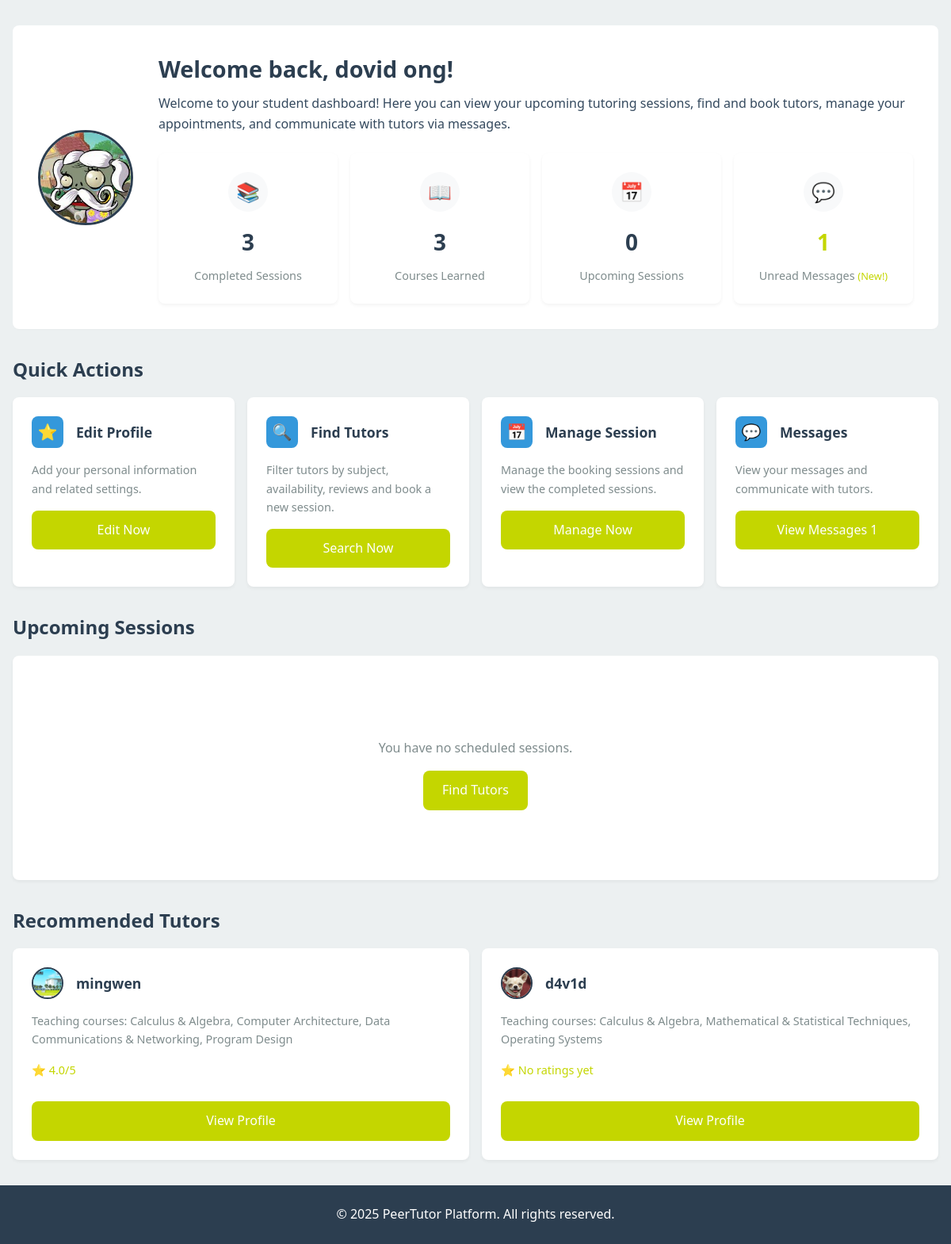
The page /student_main_page.php (signed in) on the database as committed earlier.
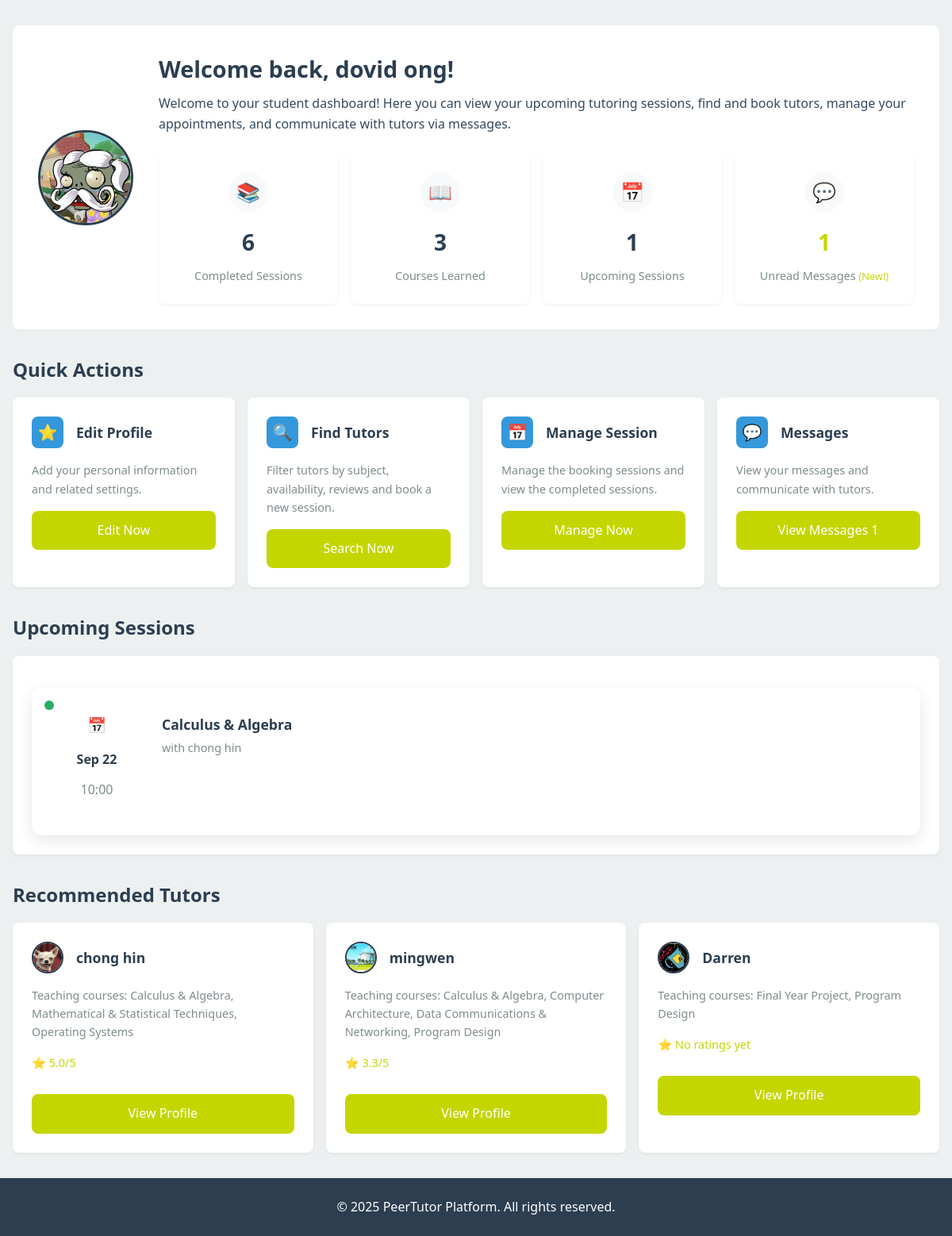
The same page on the database as committed later.
### tables this page shows
CREATE TABLE `user` (
  `user_id` int(11) NOT NULL,
  `username` varchar(50) NOT NULL,
  `password` varchar(255) DEFAULT NULL,
  `email` varchar(100) NOT NULL,
  `role` enum('student','tutor','admin') NOT NULL,
  `first_name` varchar(50) NOT NULL,
  `last_name` varchar(50) NOT NULL,
  `phone` varchar(20) DEFAULT NULL,
  `profile_image` varchar(255) DEFAULT NULL,
  `is_active` tinyint(1) DEFAULT 1,
  `created_at` timestamp NOT NULL DEFAULT current_timestamp(),
  `last_login` datetime DEFAULT NULL,
  `reset_token_hash` varchar(64) DEFAULT NULL,
  `reset_token_expires_at` datetime DEFAULT NULL
);

CREATE TABLE `session` (
  `session_id` int(11) NOT NULL,
  `tutor_id` int(11) NOT NULL,
  `student_id` int(11) NOT NULL,
  `course_id` int(11) NOT NULL,
  `location_id` int(11) DEFAULT NULL,
  `status` enum('pending','confirmed','rejected','completed','cancelled') NOT NULL DEFAULT 'pending',
  `start_datetime` datetime NOT NULL,
  `end_datetime` datetime NOT NULL,
  `cancellation_deadline` datetime GENERATED ALWAYS AS (`start_datetime` - interval 24 hour) STORED,
  `cancellation_reason` text DEFAULT NULL,
  `cancelled_by` int(11) DEFAULT NULL,
  `created_at` timestamp NOT NULL DEFAULT current_timestamp(),
  `email_sent` tinyint(1) DEFAULT 0
);

CREATE TABLE `course` (
  `id` int(11) NOT NULL,
  `course_name` varchar(100) NOT NULL,
  `details` text DEFAULT NULL,
  `status` enum('active','inactive') DEFAULT 'active',
  `created_at` timestamp NOT NULL DEFAULT current_timestamp(),
  `updated_at` timestamp NOT NULL DEFAULT current_timestamp() ON UPDATE current_timestamp()
);

### student_main_page.php (the view, shortened to what this page needs)
<?php
require_once "db_connection.php";
$user_id = $_SESSION['user_id'];
$user_query = "SELECT username, email, role, first_name, last_name, profile_image, created_at FROM user WHERE user_id = ?";
$stmt = $conn->prepare($user_query);
$stmt->bind_param("i", $user_id);
$stmt->execute();
$user_result = $stmt->get_result();
$user_data = $user_result->fetch_assoc();
$first_name = $user_data['first_name'] ?: '';
$last_name = $user_data['last_name'] ?: '';
$profile_image = $user_data['profile_image'];
$upcoming_sessions = [];
$upcoming_sessions_query = "
    SELECT s.session_id, s.created_at AS session_date, s.status, c.course_name AS subject,
           u.username AS tutor_name, s.start_datetime, s.end_datetime
    FROM session s
    JOIN user u ON s.tutor_id = u.user_id
    JOIN course c ON s.course_id = c.id
    WHERE s.student_id = ? AND s.status = 'confirmed' AND s.end_datetime > NOW()
    ORDER BY s.start_datetime";
try {
    $stmt = $conn->prepare($upcoming_sessions_query);
    if ($stmt) {
        $stmt->bind_param("i", $user_id);
        $stmt->execute();
        $upcoming_sessions_result = $stmt->get_result();
        while ($row = $upcoming_sessions_result->fetch_assoc()) {
            $upcoming_sessions[] = $row;
        }
    } else {
        error_log("Failed to prepare upcoming sessions query: " . $conn->error);
    }
} catch (Exception $e) {
    error_log("Error in upcoming sessions query: " . $e->getMessage());
}
$completed_sessions = 0;
$completed_sessions_query = "SELECT COUNT(*) AS completed_count FROM session WHERE student_id = ? AND status = 'completed'";
try {
    $stmt = $conn->prepare($completed_sessions_query);
    if ($stmt) {
        $stmt->bind_param("i", $user_id);
        $stmt->execute();
        $completed_result = $stmt->get_result();
        $completed_data = $completed_result->fetch_assoc();
        $completed_sessions = $completed_data['completed_count'];
    } else {
        error_log("Failed to prepare completed sessions query: " . $conn->error);
    }
} catch (Exception $e) {
    error_log("Error in completed sessions query: " . $e->getMessage());
}
$subjects_count = 0;
$subjects_query = "SELECT COUNT(DISTINCT course_id) AS subjects_count FROM session WHERE student_id = ?";
try {
    $stmt = $conn->prepare($subjects_query);
    if ($stmt) {
        $stmt->bind_param("i", $user_id);
        $stmt->execute();
        $subjects_result = $stmt->get_result();
        $subjects_data = $subjects_result->fetch_assoc();
        $subjects_count = $subjects_data['subjects_count'];
    } else {
        error_log("Failed to prepare subjects count query: " . $conn->error);
    }
} catch (Exception $e) {
    error_log("Error in subjects count query: " . $e->getMessage());
}
$unread_messages = 0;
$unread_messages_query = "SELECT COUNT(*) AS unread_count FROM message WHERE receiver_id = ? AND is_read = 0";
try {
    $stmt = $conn->prepare($unread_messages_query);
    if ($stmt) {
        $stmt->bind_param("i", $user_id);
        $stmt->execute();
        $messages_result = $stmt->get_result();
        $messages_data = $messages_result->fetch_assoc();
        $unread_messages = $messages_data['unread_count'];
    } else {
        error_log("Failed to prepare unread messages query: " . $conn->error);
    }
} catch (Exception $e) {
    error_log("Error in unread messages query: " . $e->getMessage());
}
$recommended_tutors = [];
$recommended_tutors_query = "
    SELECT
        u.user_id AS tutor_id,
        u.username,
        u.profile_image,
        u.first_name,
        GROUP_CONCAT(DISTINCT c.course_name ORDER BY c.course_name SEPARATOR ', ') AS subjects,
        COALESCE(AVG(r.rating), 0) AS avg_rating
    FROM user u
    JOIN tutorsubject ts ON u.user_id = ts.tutor_id
    JOIN course c ON ts.course_id = c.id
    LEFT JOIN review r ON u.user_id = r.tutor_id
    WHERE u.role = 'tutor'
    GROUP BY u.user_id, u.username, u.profile_image, u.first_name
    ORDER BY avg_rating DESC, u.username ASC
    LIMIT 3";
try {
    $stmt = $conn->prepare($recommended_tutors_query);
    if ($stmt) {
        $stmt->execute();
        $tutors_result = $stmt->get_result();
        while ($row = $tutors_result->fetch_assoc()) {
            $recommended_tutors[] = $row;
        }
    } else {
        error_log("Failed to prepare recommended tutors query: " . $conn->error);
        $_SESSION['error'] = "Failed to load recommended tutors.";
    }
} catch (Exception $e) {
    error_log("Error in recommended tutors query: " . $e->getMessage());
    $_SESSION['error'] = "Error loading tutors.";
}
?>
<!DOCTYPE html>
<html lang="en">
<head>
</head>
<body>
    <?php include 'header/stud_head.php'; ?>
    <main>
        <section class="welcome-section">
            <div class="profile-image-container">
                <?php if ($profile_image): ?>
                    <img src="<?php echo htmlspecialchars($profile_image); ?>" alt="Profile" class="profile-image">
                <?php else: ?>
                    <div class="profile-image-placeholder"><?php echo strtoupper(substr($first_name, 0, 1)); ?></div>
                <?php endif; ?>
            </div>
            <div class="welcome-info">
                <h1 class="welcome-title">Welcome back, <?php echo htmlspecialchars($first_name . ' ' . $last_name); ?>!</h1>
                <p>Welcome to your student dashboard! Here you can view your upcoming tutoring sessions, find and book tutors, manage your appointments, and communicate with tutors via messages.</p>
                <div class="stats-container">
                    <div class="stat-card">
                        <div class="stat-icon">📚</div>
                        <div class="stat-value"><?php echo $completed_sessions; ?></div>
                        <div class="stat-label">Completed Sessions</div>
                    </div>
                    <div class="stat-card">
                        <div class="stat-icon">📖</div>
                        <div class="stat-value"><?php echo $subjects_count; ?></div>
                        <div class="stat-label">Courses Learned</div>
                    </div>
                    <div class="stat-card">
                        <div class="stat-icon">📅</div>
                        <div class="stat-value"><?php echo count($upcoming_sessions); ?></div>
                        <div class="stat-label">Upcoming Sessions</div>
                    </div>
                    <div class="stat-card" onclick="window.location.href='messages.php'" title="Click to view messages">
                        <div class="stat-icon">💬</div>
                        <div class="stat-value" style="color: <?php echo ($unread_messages > 0) ? 'var(--accent)' : 'var(--dark-gray)'; ?>">
                            <?php echo ($unread_messages > 0) ? $unread_messages : '-'; ?>
                        </div>
                        <div class="stat-label">
                            Unread Messages
                            <?php if ($unread_messages > 0): ?>
                                <span style="font-size: 0.8rem; color: var(--accent)">(New!)</span>
                            <?php endif; ?>
                        </div>
                    </div>
                </div>
            </div>
        </section>
        <h2 class="section-title">Quick Actions</h2>
        <div class="quick-actions">
            <div class="action-card" onclick="window.location.href='student_profile.php'">
                <div class="action-header">
                    <div class="action-icon">⭐</div>
                    <div class="action-title">Edit Profile</div>
                </div>
                <p class="action-description">Add your personal information and related settings.</p>
                <a href="student_profile.php" class="btn">Edit Now</a>
            </div>
            <div class="action-card" onclick="window.location.href='find_tutors.php'">
                <div class="action-header">
                    <div class="action-icon">🔍</div>
                    <div class="action-title">Find Tutors</div>
                </div>
                <p class="action-description">Filter tutors by subject, availability, reviews and book a new session.</p>
                <a href="find_tutors.php" class="btn">Search Now</a>
            </div>
            <div class="action-card" onclick="window.location.href='student_sessions.php'">
                <div class="action-header">
                    <div class="action-icon">📅</div>
                    <div class="action-title">Manage Session</div>
                </div>
                <p class="action-description">Manage the booking sessions and view the completed sessions.</p>
                <a href="student_sessions.php" class="btn">Manage Now</a>
            </div>
            <div class="action-card" onclick="window.location.href='messages.php'">
                <div class="action-header">
                    <div class="action-icon">💬</div>
                    <div class="action-title">Messages</div>
                </div>
                <p class="action-description">View your messages and communicate with tutors.</p>
                <a href="messages.php" class="btn">View Messages <?php if ($unread_messages > 0): ?><span class="notification-badge"><?php echo $unread_messages; ?></span><?php endif; ?></a>
            </div>
        </div>
        <h2 class="section-title">Upcoming Sessions</h2>
        <div class="upcoming-sessions">
            <div class="session-list">
                <?php if (count($upcoming_sessions) > 0): ?>
                    <?php foreach ($upcoming_sessions as $session): ?>
                        <?php
                        $session_date = new DateTime($session['start_datetime']);
                        $today = new DateTime('today');
                        $tomorrow = new DateTime('tomorrow');
                        if ($session_date->format('Y-m-d') == $today->format('Y-m-d')) {
                            $date_display = "Today";
                        } elseif ($session_date->format('Y-m-d') == $tomorrow->format('Y-m-d')) {
                            $date_display = "Tomorrow";
                        } else {
                            $date_display = $session_date->format('M d');
                        }
                        ?>
                        <div class="session-card">
                            <div class="session-status"></div>
                            <div class="session-time">
                                <span class="icon">📅</span>
                                <div class="date"><?php echo $date_display; ?></div>
                                <div class="time"><?php echo $session_date->format('H:i'); ?></div>
                            </div>
                            <div class="session-info">
                                <div class="session-subject"><?php echo htmlspecialchars($session['subject']); ?></div>
                                <div class="session-tutor">with <?php echo htmlspecialchars($session['tutor_name']); ?></div>
                            </div>
                        </div>
                    <?php endforeach; ?>
                <?php else: ?>
                    <div class="empty-state">
                        <p>You have no scheduled sessions.</p>
                        <a href="find_tutors.php" class="btn">Find Tutors</a>
                    </div>
                <?php endif; ?>
            </div>
        </div>
        <h2 class="section-title">Recommended Tutors</h2>
        <div class="quick-actions">
            <?php if (count($recommended_tutors) > 0): ?>
                <?php foreach ($recommended_tutors as $tutor): ?>
                    <div class="action-card">
                        <div class="action-header">
                            <?php if ($tutor['profile_image']): ?>
                                <img src="<?php echo htmlspecialchars($tutor['profile_image']); ?>" alt="Tutor Avatar" class="tutor-avatar">
                            <?php else: ?>
                                <div class="tutor-avatar-placeholder"><?php echo strtoupper(substr($tutor['first_name'], 0, 1)); ?></div>
                            <?php endif; ?>
                            <div class="action-title"><?php echo htmlspecialchars($tutor['username']); ?></div>
                        </div>
                        <p class="action-description">Teaching courses: <?php echo htmlspecialchars($tutor['subjects']); ?></p>
                        <p class="rating">
                            ⭐
                            <?php
                            if ($tutor['avg_rating'] > 0) {
                                echo number_format($tutor['avg_rating'], 1) . '/5';
                            } else {
                                echo 'No ratings yet';
                            }
                            ?>
                        </p>
                        <a href="appointments.php?tutor_id=<?php echo $tutor['tutor_id']; ?>" class="btn">View Profile</a>
                    </div>
                <?php endforeach; ?>
            <?php endif; ?>
        </div>
    </main>
    <footer>
        <p>© <?php echo date('Y'); ?> PeerTutor Platform. All rights reserved.</p>
    </footer>
</body>
</html>

### header/stud_head.php (shortened to what this page needs)
<!DOCTYPE html>
<html lang="en">
<head>
    <link rel="stylesheet" href="https://cdnjs.cloudflare.com/ajax/libs/font-awesome/6.0.0/css/all.min.css">
</head>

### header/stud_head.php (style rules this page uses)
:root { --primary: #2c3e50; --secondary: #3498db; --success: #27ae60; --danger: #e74c3c; --warning: #f39c12; --light: #ecf0f1; --dark: #34495e; --gray: #bdc3c7; --light-gray: #f8f9fa; --dark-gray: #7f8c8d; --yellow-hover: #FFD700; }
* { margin: 0; padding: 0; box-sizing: border-box; }
body { font-family: 'Inter', 'Segoe UI', Tahoma, Geneva, Verdana, sans-serif; background-color: var(--light); color: var(--dark); line-height: 1.6; }
.session-list { display: grid; gap: 2rem; }
.session-card { background: white; border-radius: 12px; padding: 2rem; box-shadow: 0 6px 20px rgba(0, 0, 0, 0.1); transition: transform 0.3s, box-shadow 0.3s; display: grid; grid-template-columns: auto 1fr auto; gap: 2rem; align-items: start; }
.session-tutor { display: flex; align-items: center; gap: 1.2rem; }
.session-time, .session-course, .session-location { display: flex; align-items: center; gap: 0.75rem; margin-bottom: 0.75rem; color: var(--dark-gray); font-size: 1rem; }
.btn { padding: 0.75rem 1.5rem; border: none; border-radius: 8px; cursor: pointer; text-decoration: none; text-align: center; font-size: 1rem; font-weight: 500; transition: all 0.3s; display: inline-flex; align-items: center; justify-content: center; gap: 0.75rem; }
.rating { display: flex; gap: 0.5rem; margin-bottom: 0.75rem; }
.empty-state { text-align: center; padding: 4rem; color: var(--dark-gray); }

Rows that differ between the two databases and show on the page:
added session: start_datetime "Sep 22", start_datetime "10:00", course.course_name "Calculus & Algebra", tutor.username "chong hin"
changed user: username "d4v1d" → "chong hin"; avg_rating (not shown) → "5.0"; text "No ratings yet" → "/5"; moves up the list
computed for user "mingwen": avg_rating "4.0" → "3.3"
added user: profile_image (picture), username "Darren", subjects "Final Year Project, Program Design", shows "No ratings yet"
Other text that changed with them:
$completed_sessions: "3" → "6"
count($upcoming_sessions): "0" → "1"
text no longer shown: "You have no scheduled sessions. Find Tutors"
